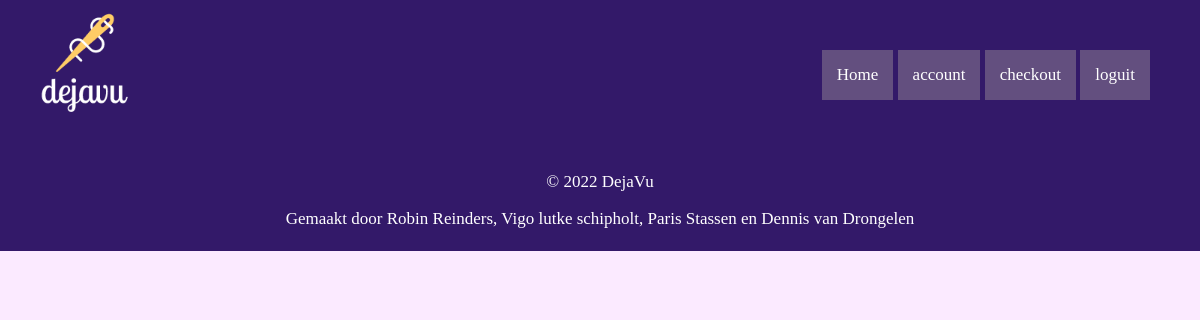
The app's page /index_ingelogd.php, older data.
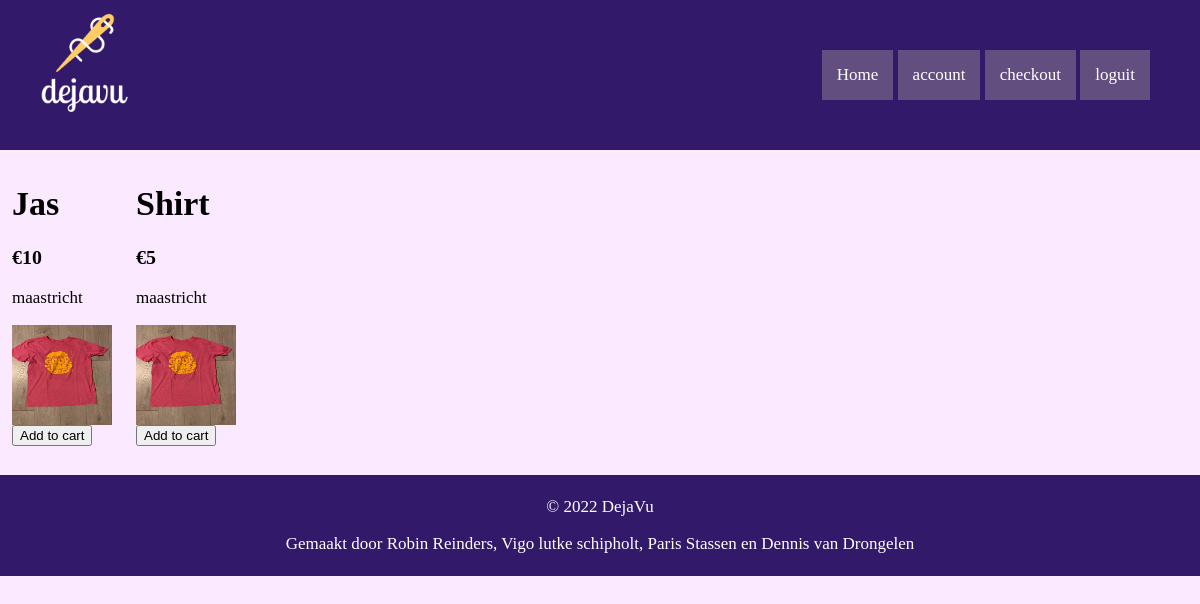
The same page, newer data.
### tables this page shows
CREATE TABLE `product` (
  `id` int(11) NOT NULL,
  `name` varchar(255) NOT NULL,
  `price` varchar(255) NOT NULL,
  `location` varchar(255) NOT NULL,
  `picture` varchar(255) NOT NULL
);

### index_ingelogd.php (the view, shortened to what this page needs)
<?php
$pdo = connect();
$stmt = $pdo->query("SELECT * FROM product");
include_once("includes/header_ingelogd.php");
while ($data = $stmt->fetch())
{
  echo "<div class='product_wrapper'>";
  echo "<h1 class='product'>" . $data['name'] . "</h1>";
  echo "<h3 class='product'>€" . $data['price'] . "</h3>";
  echo "<p class='product'>" . $data['location'] . "</p>";
  echo "<img src='uploads/" . $data['picture'] ."' width='100' height='100'>";
  echo "<form action='index_ingelogd.php' method='post'>";
  echo "<button  value='" . $data['id'] . "' name='product_id' type='submit'>Add to cart</button>";
  echo "</form>";
  echo "</div>";
}
include_once("includes/footer.php");

### includes/header_ingelogd.php (shortened to what this page needs)
<head>
    <link rel="stylesheet" href="includes/styles.css">
</head>
<body>
    <div class="header">
        <a href="index.php">
            <img class="logo" src="media/logo.png" width="150" height="150">
        </a>
        <div class="button_header">
            <a class="button" href="index_ingelogd.php">Home</a>
            <a class="button" href="account.php">account</a>
            <a class="button" href="checkout.php">checkout</a>
            <a class="button" href="loguit.php">loguit</a>
        </div>
    </div>
</body>

### includes/footer.php
<head>
    <link rel="stylesheet" href="includes/styles.css">
</head>
<body>
    <div class="footer">
        <p> &copy; <?php echo date("Y"); ?>
            DejaVu </P>
        <p> Gemaakt door
            <a class="mail_link" href="mailto:212375@vistacollege.nl">Robin Reinders,</a>
            <a class="mail_link" href="mailto:508346@vistacollege.nl">Vigo lutke schipholt,</a>
            <a class="mail_link" href="mailto:505825@vistacollege.nl">Paris Stassen</a> en
            <a class="mail_link" href="mailto:508089@vistacollege.nl">Dennis van Drongelen</a>
        </p>
    </div>
</body>

### includes/styles.css (style rules this page uses)
body { margin: 0; padding: 0; background-color: #FBEAFF; font-size: 17px; }
.header { background-color: rgb(51, 25, 105); }
.logo { margin-left: 10px; width: 150px; height: 150px; }
.button { text-decoration: none; color: white; background-color: #634f7f; padding: 15px; display: inline-block; }
.button_header { margin-right: 50px; float: right; margin-top: 50px; }
.footer { background-color: rgb(51, 25, 105); color: white; text-align: center; margin: auto 0; padding: 5px; }
.mail_link { text-decoration: none; color: white; }
.product_wrapper { display: inline-block; padding: 1%; }

Row changes from the older to the newer data that the page shows:
added product: name "Jas", price "10", location "maastricht", picture (picture), $data['id'] 1 (drawn)
added product: name "Shirt", price "5", location "maastricht", picture (picture), $data['id'] 2 (drawn)
